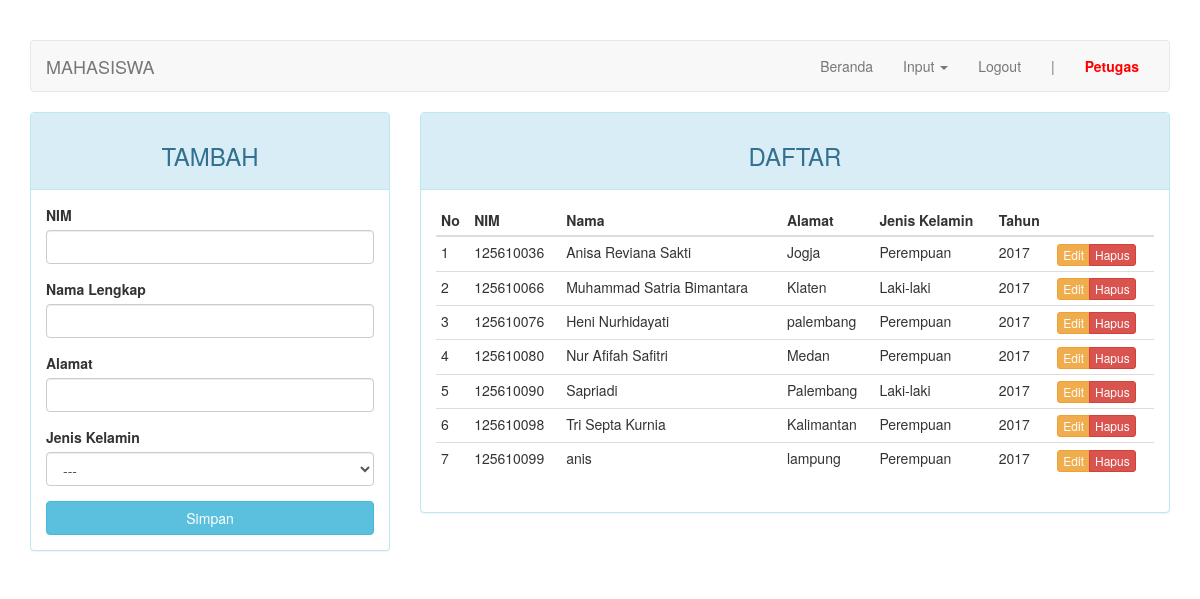
The page /?page=mahasiswa (signed in) on the database its author committed.
### tables this page shows
CREATE TABLE `mahasiswa` (
  `nim` char(9) NOT NULL,
  `nama` varchar(30) NOT NULL,
  `alamat` varchar(100) DEFAULT NULL,
  `jenis_kelamin` enum('Laki-laki','Perempuan') DEFAULT NULL,
  `tahun_mengajukan` char(4) NOT NULL
);

### page/mahasiswa.php (the view, shortened to what this page needs)
<?php
$update = (isset($_GET['action']) AND $_GET['action'] == 'update') ? true : false;
?>
<div class="row">
	<div class="col-md-4">
	    <div class="panel panel-<?= ($update) ? "warning" : "info" ?>">
	        <div class="panel-heading"><h3 class="text-center"><?= ($update) ? "EDIT" : "TAMBAH" ?></h3></div>
	        <div class="panel-body">
	            <form action="<?=$_SERVER['REQUEST_URI']?>" method="POST">
	                <div class="form-group">
	                    <label for="nim">NIM</label>
	                    <input type="text" name="nim" class="form-control" <?= (!$update) ?: 'value="'.$row["nim"].'"' ?>>
	                </div>
	                <div class="form-group">
	                    <label for="nama">Nama Lengkap</label>
	                    <input type="text" name="nama" class="form-control" <?= (!$update) ?: 'value="'.$row["nama"].'"' ?>>
	                </div>
	                <div class="form-group">
	                    <label for="alamat">Alamat</label>
	                    <input type="text" name="alamat" class="form-control" <?= (!$update) ?: 'value="'.$row["alamat"].'"' ?>>
	                </div>
									<div class="form-group">
	                  <label for="jenis_kelamin">Jenis Kelamin</label>
										<select class="form-control" name="jenis_kelamin">
											<option>---</option>
										</select>
									</div>
	                <button type="submit" class="btn btn-<?= ($update) ? "warning" : "info" ?> btn-block">Simpan</button>
	            </form>
	        </div>
	    </div>
	</div>
	<div class="col-md-8">
	    <div class="panel panel-info">
	        <div class="panel-heading"><h3 class="text-center">DAFTAR</h3></div>
	        <div class="panel-body">
	            <table class="table table-condensed">
	                <thead>
	                    <tr>
	                        <th>No</th>
	                        <th>NIM</th>
	                        <th>Nama</th>
	                        <th>Alamat</th>
	                        <th>Jenis Kelamin</th>
	                        <th>Tahun</th>
	                        <th></th>
	                    </tr>
	                </thead>
	                <tbody>
	                    <?php $no = 1; ?>
	                    <?php if ($query = $connection->query("SELECT * FROM mahasiswa")): ?>
	                        <?php while($row = $query->fetch_assoc()): ?>
	                        <tr>
	                            <td><?=$no++?></td>
	                            <td><?=$row['nim']?></td>
	                            <td><?=$row['nama']?></td>
	                            <td><?=$row['alamat']?></td>
	                            <td><?=$row['jenis_kelamin']?></td>
	                            <td><?=$row['tahun_mengajukan']?></td>
	                            <td>
	                                <div class="btn-group">
	                                    <a href="?page=mahasiswa&action=update&key=<?=$row['nim']?>" class="btn btn-warning btn-xs">Edit</a>
	                                    <a href="?page=mahasiswa&action=delete&key=<?=$row['nim']?>" class="btn btn-danger btn-xs">Hapus</a>
	                                </div>
	                            </td>
	                        </tr>
	                        <?php endwhile ?>
	                    <?php endif ?>
	                </tbody>
	            </table>
	        </div>
	    </div>
	</div>
</div>

### index.php (style rules this page uses)
body { margin-top: 40px; }

### rows shown on the page
mahasiswa: nim "125610036", nama "Anisa Reviana Sakti", alamat "Jogja", jenis_kelamin "Perempuan", tahun_mengajukan "2017"
mahasiswa: nim "125610066", nama "Muhammad Satria Bimantara", alamat "Klaten", jenis_kelamin "Laki-laki", tahun_mengajukan "2017"
mahasiswa: nim "125610076", nama "Heni Nurhidayati", alamat "palembang", jenis_kelamin "Perempuan", tahun_mengajukan "2017"
mahasiswa: nim "125610080", nama "Nur Afifah Safitri", alamat "Medan", jenis_kelamin "Perempuan", tahun_mengajukan "2017"
mahasiswa: nim "125610090", nama "Sapriadi", alamat "Palembang", jenis_kelamin "Laki-laki", tahun_mengajukan "2017"
mahasiswa: nim "125610098", nama "Tri Septa Kurnia", alamat "Kalimantan", jenis_kelamin "Perempuan", tahun_mengajukan "2017"
mahasiswa: nim "125610099", nama "anis", alamat "lampung", jenis_kelamin "Perempuan", tahun_mengajukan "2017"

### other values the page prints
$str "MAHASISWA"
$_SESSION["username"] "Petugas"
